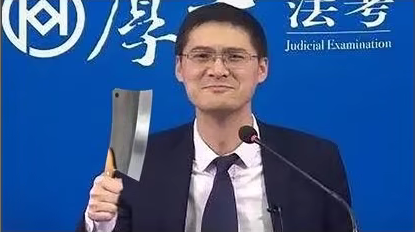
#> input picture renlianshibie-zhou/face1.png, 415 x 232 px, found by its file name
$ python '03修改尺寸.py'
#> lines starting #> are read from the running program, lines starting #| are printed output that depends on the picture
import cv2 as cv
img=cv.imread(r"renlianshibie-zhou/face1.png")
#> img is the input picture: shape (232, 415, 3); mean B, G, R 144.4, 91, 57
resize_img=cv.resize(img,dsize=(200,200))
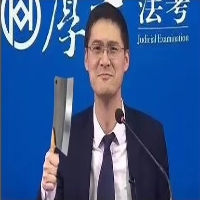
#> resize_img: shape (200, 200, 3); mean B, G, R 144.3, 90.9, 57
# 修改尺寸
cv.imshow('img',img)
# 显示原图
cv.imshow('resize_img',resize_img)
# 显示修改后的
print('未修改:',img.shape)
#| 未修改: (232, 415, 3)
# 打印原图尺寸大小
print('修改后:',resize_img.shape)
#| 修改后: (200, 200, 3)
# 打印修改后的大小
while True:
    if ord('q')==cv.waitKey(0):
#> (key q is pressed here)
        break
# 按下英文输入法q退出
cv.destroyAllWindows()
# 释放内存

$ run again, with renlianshibie-zhou/face2.png copied over renlianshibie-zhou/face1.png
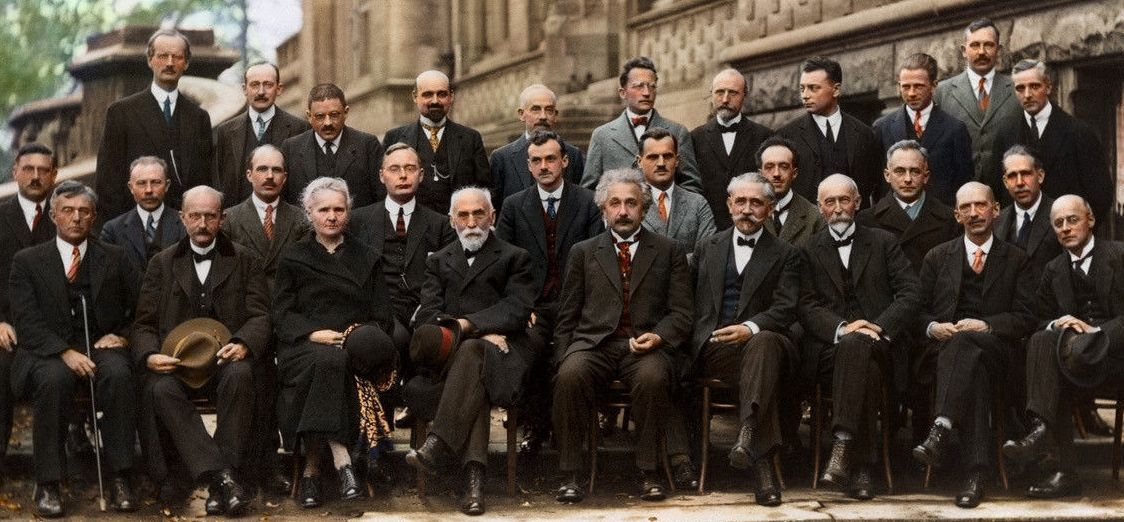
#> input picture renlianshibie-zhou/face2.png, 1124 x 522 px, found by its file name
#> img is the input picture: shape (522, 1124, 3); mean B, G, R 53.5, 64.1, 75.3
#> `resize_img=cv.resize(img,dsize=(200,200))`:
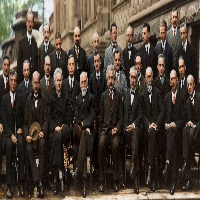
#> resize_img: shape (200, 200, 3); mean B, G, R 53.4, 63.9, 75.2
#| 未修改: (522, 1124, 3)
#| 修改后: (200, 200, 3)
